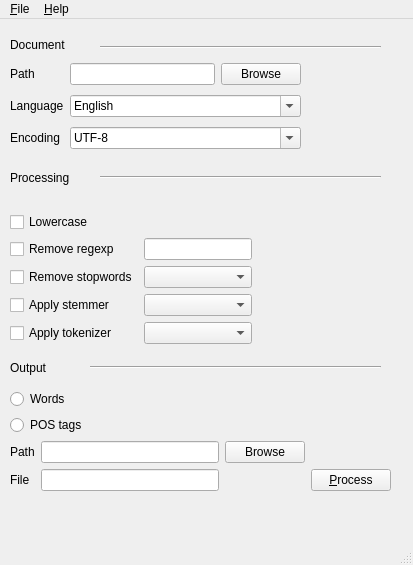
<?xml version="1.0" encoding="UTF-8"?>
<ui version="4.0">
 <class>FreakuentMain</class>
 <widget class="QMainWindow" name="FreakuentMain">
  <property name="geometry">
   <rect>
    <x>0</x>
    <y>0</y>
    <width>413</width>
    <height>565</height>
   </rect>
  </property>
  <property name="windowTitle">
   <string>Freakuent</string>
  </property>
  <widget class="QWidget" name="centralwidget">
   <widget class="QLabel" name="label">
    <property name="geometry">
     <rect>
      <x>10</x>
      <y>10</y>
      <width>81</width>
      <height>31</height>
     </rect>
    </property>
    <property name="text">
     <string>Document</string>
    </property>
   </widget>
   <widget class="Line" name="line">
    <property name="geometry">
     <rect>
      <x>100</x>
      <y>20</y>
      <width>281</width>
      <height>16</height>
     </rect>
    </property>
    <property name="orientation">
     <enum>Qt::Horizontal</enum>
    </property>
   </widget>
   <widget class="QLabel" name="label_4">
    <property name="geometry">
     <rect>
      <x>10</x>
      <y>150</y>
      <width>81</width>
      <height>17</height>
     </rect>
    </property>
    <property name="text">
     <string>Processing</string>
    </property>
   </widget>
   <widget class="Line" name="line_2">
    <property name="geometry">
     <rect>
      <x>100</x>
      <y>150</y>
      <width>281</width>
      <height>16</height>
     </rect>
    </property>
    <property name="orientation">
     <enum>Qt::Horizontal</enum>
    </property>
   </widget>
   <widget class="QLabel" name="label_5">
    <property name="geometry">
     <rect>
      <x>10</x>
      <y>340</y>
      <width>59</width>
      <height>17</height>
     </rect>
    </property>
    <property name="text">
     <string>Output</string>
    </property>
   </widget>
   <widget class="Line" name="line_3">
    <property name="geometry">
     <rect>
      <x>90</x>
      <y>340</y>
      <width>291</width>
      <height>16</height>
     </rect>
    </property>
    <property name="orientation">
     <enum>Qt::Horizontal</enum>
    </property>
   </widget>
   <widget class="QWidget" name="layoutWidget">
    <property name="geometry">
     <rect>
      <x>10</x>
      <y>40</y>
      <width>291</width>
      <height>95</height>
     </rect>
    </property>
    <layout class="QGridLayout" name="gridLayout">
     <item row="0" column="0">
      <widget class="QLabel" name="label_7">
       <property name="text">
        <string>Path</string>
       </property>
      </widget>
     </item>
     <item row="0" column="1">
      <widget class="QLineEdit" name="inputPathEdit"/>
     </item>
     <item row="0" column="2">
      <widget class="QPushButton" name="inputDocumentBrowser">
       <property name="text">
        <string>Browse</string>
       </property>
      </widget>
     </item>
     <item row="1" column="0">
      <widget class="QLabel" name="label_2">
       <property name="text">
        <string>Language</string>
       </property>
      </widget>
     </item>
     <item row="1" column="1" colspan="2">
      <widget class="QComboBox" name="languageCombo">
       <property name="editable">
        <bool>true</bool>
       </property>
       <item>
        <property name="text">
         <string>English</string>
        </property>
       </item>
       <item>
        <property name="text">
         <string>Russian</string>
        </property>
       </item>
       <item>
        <property name="text">
         <string>German</string>
        </property>
       </item>
      </widget>
     </item>
     <item row="2" column="0">
      <widget class="QLabel" name="label_3">
       <property name="text">
        <string>Encoding</string>
       </property>
      </widget>
     </item>
     <item row="2" column="1" colspan="2">
      <widget class="QComboBox" name="encodingCombo">
       <property name="editable">
        <bool>true</bool>
       </property>
       <item>
        <property name="text">
         <string>UTF-8</string>
        </property>
       </item>
       <item>
        <property name="text">
         <string>UTF-16</string>
        </property>
       </item>
      </widget>
     </item>
    </layout>
   </widget>
   <widget class="QWidget" name="layoutWidget">
    <property name="geometry">
     <rect>
      <x>10</x>
      <y>370</y>
      <width>381</width>
      <height>143</height>
     </rect>
    </property>
    <layout class="QGridLayout" name="gridLayout_4">
     <item row="0" column="0">
      <layout class="QGridLayout" name="gridLayout_3">
       <item row="0" column="0" colspan="2">
        <widget class="QRadioButton" name="outputWordsRadio">
         <property name="text">
          <string>Words</string>
         </property>
        </widget>
       </item>
       <item row="1" column="0" colspan="2">
        <widget class="QRadioButton" name="outputTagsRadio">
         <property name="text">
          <string>POS tags</string>
         </property>
        </widget>
       </item>
       <item row="2" column="0">
        <widget class="QLabel" name="label_6">
         <property name="text">
          <string>Path</string>
         </property>
        </widget>
       </item>
       <item row="2" column="1">
        <widget class="QLineEdit" name="outputPathEdit"/>
       </item>
       <item row="2" column="2">
        <widget class="QPushButton" name="outputDocumentBrowser">
         <property name="text">
          <string>Browse</string>
         </property>
         <property name="autoDefault">
          <bool>false</bool>
         </property>
         <property name="default">
          <bool>false</bool>
         </property>
         <property name="flat">
          <bool>false</bool>
         </property>
        </widget>
       </item>
       <item row="3" column="3">
        <widget class="QPushButton" name="processButton">
         <property name="text">
          <string>&amp;Process</string>
         </property>
        </widget>
       </item>
       <item row="3" column="1">
        <widget class="QLineEdit" name="outputFileEdit"/>
       </item>
       <item row="3" column="0">
        <widget class="QLabel" name="label_8">
         <property name="text">
          <string>File</string>
         </property>
        </widget>
       </item>
      </layout>
     </item>
     <item row="1" column="0">
      <spacer name="verticalSpacer">
       <property name="orientation">
        <enum>Qt::Vertical</enum>
       </property>
       <property name="sizeHint" stdset="0">
        <size>
         <width>20</width>
         <height>17</height>
        </size>
       </property>
      </spacer>
     </item>
    </layout>
   </widget>
   <widget class="QWidget" name="layoutWidget">
    <property name="geometry">
     <rect>
      <x>10</x>
      <y>180</y>
      <width>391</width>
      <height>158</height>
     </rect>
    </property>
    <layout class="QGridLayout" name="gridLayout_5">
     <item row="0" column="0">
      <layout class="QGridLayout" name="gridLayout_2">
       <item row="0" column="0">
        <widget class="QCheckBox" name="lowerCheck">
         <property name="text">
          <string>Lowercase</string>
         </property>
        </widget>
       </item>
       <item row="1" column="0">
        <widget class="QCheckBox" name="regexpCheck">
         <property name="text">
          <string>Remove regexp</string>
         </property>
        </widget>
       </item>
       <item row="1" column="1">
        <widget class="QLineEdit" name="regexpEdit"/>
       </item>
       <item row="2" column="0">
        <widget class="QCheckBox" name="stopwordsCheck">
         <property name="text">
          <string>Remove stopwords</string>
         </property>
        </widget>
       </item>
       <item row="2" column="1">
        <widget class="QComboBox" name="stopwordsCombo"/>
       </item>
       <item row="3" column="0">
        <widget class="QCheckBox" name="stemmerCheck">
         <property name="text">
          <string>Apply stemmer</string>
         </property>
        </widget>
       </item>
       <item row="3" column="1">
        <widget class="QComboBox" name="stemmerCombo"/>
       </item>
       <item row="4" column="0">
        <widget class="QCheckBox" name="tokenizerCheck">
         <property name="text">
          <string>Apply tokenizer</string>
         </property>
        </widget>
       </item>
       <item row="4" column="1">
        <widget class="QComboBox" name="tokenizerCombo"/>
       </item>
      </layout>
     </item>
     <item row="0" column="1">
      <spacer name="horizontalSpacer">
       <property name="orientation">
        <enum>Qt::Horizontal</enum>
       </property>
       <property name="sizeHint" stdset="0">
        <size>
         <width>18</width>
         <height>20</height>
        </size>
       </property>
      </spacer>
     </item>
    </layout>
   </widget>
  </widget>
  <widget class="QMenuBar" name="menubar">
   <property name="geometry">
    <rect>
     <x>0</x>
     <y>0</y>
     <width>413</width>
     <height>25</height>
    </rect>
   </property>
   <widget class="QMenu" name="menuFile">
    <property name="title">
     <string>&amp;File</string>
    </property>
    <addaction name="actionAdd_Documents"/>
    <addaction name="actionRemove_Documents"/>
    <addaction name="actionExit"/>
   </widget>
   <widget class="QMenu" name="menuHelp">
    <property name="title">
     <string>&amp;Help</string>
    </property>
    <addaction name="actionAbout"/>
   </widget>
   <addaction name="menuFile"/>
   <addaction name="menuHelp"/>
  </widget>
  <widget class="QStatusBar" name="statusbar"/>
  <action name="actionAdd_Documents">
   <property name="text">
    <string>Add Documents</string>
   </property>
  </action>
  <action name="actionRemove_Documents">
   <property name="text">
    <string>Remove Documents</string>
   </property>
  </action>
  <action name="actionExit">
   <property name="text">
    <string>Exit</string>
   </property>
  </action>
  <action name="actionAbout">
   <property name="text">
    <string>About</string>
   </property>
  </action>
 </widget>
 <resources/>
 <connections>
  <connection>
   <sender>actionExit</sender>
   <signal>triggered()</signal>
   <receiver>FreakuentMain</receiver>
   <slot>close()</slot>
   <hints>
    <hint type="sourcelabel">
     <x>-1</x>
     <y>-1</y>
    </hint>
    <hint type="destinationlabel">
     <x>214</x>
     <y>282</y>
    </hint>
   </hints>
  </connection>
 </connections>
</ui>
